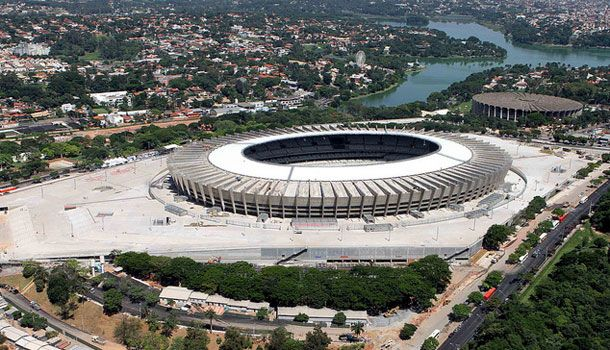
//> input picture img/mineirao.jpg, 610 x 350 px
$ ./smoothing   (built with g++ and OpenCV 4)
//> lines starting //> are read from the running program, lines starting //| are printed output that depends on the picture

#include "opencv2/imgproc.hpp"
#include "opencv2/imgcodecs.hpp"
#include "opencv2/highgui.hpp"

using namespace std;
using namespace cv;

int DELAY_CAPTION = 1500;
int DELAY_BLUR = 100;
int MAX_KERNEL_LENGTH = 31;

Mat src;
Mat dst;

char window_name[] = "Smoothing Demo";
int display_caption( const char* caption );
int display_dst( int delay );


int main( void ){
    namedWindow( window_name, WINDOW_AUTOSIZE );
    src = imread( "img/mineirao.jpg", IMREAD_COLOR );
//> src is the input picture: 350 rows x 610 cols, CV_8UC3; mean B, G, R 107.8, 112.9, 112
    if( display_caption( "Imagem" ) != 0 ) { return 0; }
    dst = src.clone();
    if( display_dst( DELAY_CAPTION ) != 0 ) { return 0; }
    if( display_caption( "Homogeneous Blur" ) != 0 ) { return 0; }
    for ( int i = 1; i < MAX_KERNEL_LENGTH; i = i + 2 ){
        blur( src, dst, Size( i, i ), Point(-1,-1) );
    if( display_dst( DELAY_BLUR ) != 0 ) { return 0; } }
//> this loop made 15 passes
//> pass 2, `blur( src, dst, Size( i, i ), Point(-1,-1) );`:
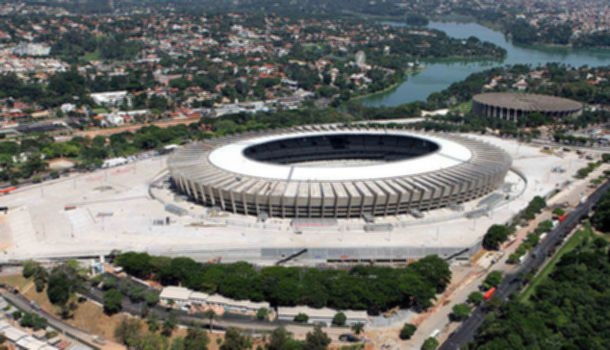
//> dst: 350 rows x 610 cols, CV_8UC3; mean B, G, R 107.8, 112.9, 112
//> pass 3, `blur( src, dst, Size( i, i ), Point(-1,-1) );`:
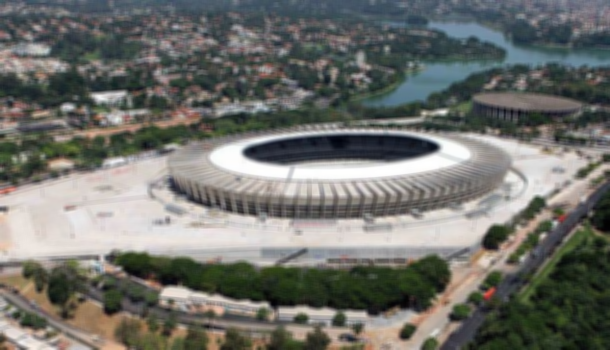
//> dst: 350 rows x 610 cols, CV_8UC3; mean B, G, R 107.8, 112.9, 112
//> after the loop:
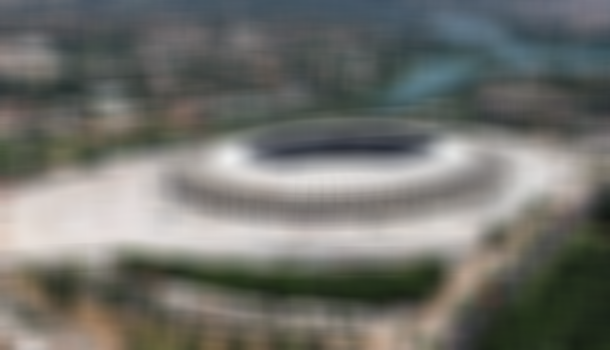
//> dst: 350 rows x 610 cols, CV_8UC3; mean B, G, R 107.8, 112.9, 112
    if( display_caption( "Gaussian Blur" ) != 0 ) { return 0; }
    for ( int i = 1; i < MAX_KERNEL_LENGTH; i = i + 2 ){
        GaussianBlur( src, dst, Size( i, i ), 0, 0 );
    if( display_dst( DELAY_BLUR ) != 0 ) { return 0; } }
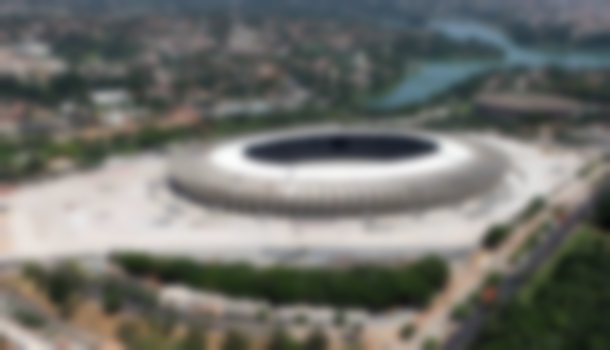
//> dst: 350 rows x 610 cols, CV_8UC3; mean B, G, R 107.8, 112.9, 112
    if( display_caption( "Median Blur" ) != 0 ) { return 0; }
    for ( int i = 1; i < MAX_KERNEL_LENGTH; i = i + 2 ){
        medianBlur ( src, dst, i );
    if( display_dst( DELAY_BLUR ) != 0 ) { return 0; } }
//> this loop made 15 passes
//> pass 3, `medianBlur ( src, dst, i );`:
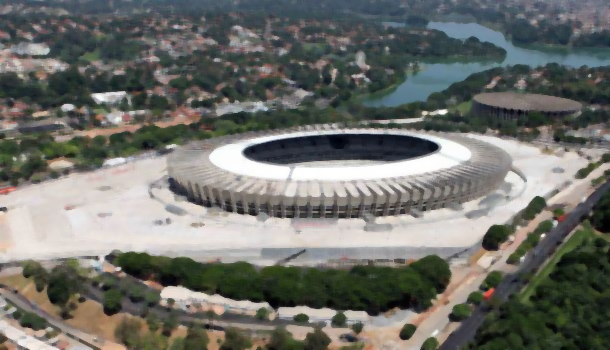
//> dst: 350 rows x 610 cols, CV_8UC3; mean B, G, R 107.2, 112.5, 111.4
//> after the loop:
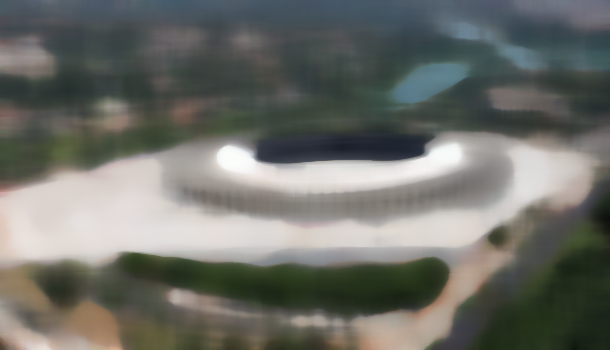
//> dst: 350 rows x 610 cols, CV_8UC3; mean B, G, R 104.9, 110.8, 109.1
    if( display_caption( "Bilateral Blur" ) != 0 ) { return 0; }
    for ( int i = 1; i < MAX_KERNEL_LENGTH; i = i + 2 ){
        bilateralFilter ( src, dst, i, i*2, i/2 );
    if( display_dst( DELAY_BLUR ) != 0 ) { return 0; } }
    display_caption( "Aperte uma tecla para encerrar!" );
    waitKey(0);
    return 0;
}


int display_caption( const char* caption ){
    dst = Mat::zeros( src.size(), src.type() );
    putText( dst, caption,
    Point( src.cols/4, src.rows/2),
    FONT_HERSHEY_COMPLEX, 1, Scalar(255, 255, 255) );
    imshow( window_name, dst );
    int c = waitKey( DELAY_CAPTION );
    if( c >= 0 ) { return -1; }
    return 0;
}


int display_dst( int delay ){
    imshow( window_name, dst );
    int c = waitKey ( delay );
    if( c >= 0 ) { return -1; }
    return 0;
}

$ run again, with img/baloes.jpg copied over img/mineirao.jpg
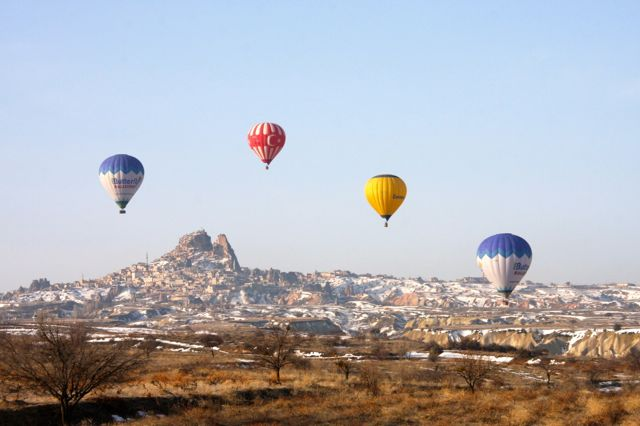
//> input picture img/baloes.jpg, 640 x 426 px
//> src is the input picture: 426 rows x 640 cols, CV_8UC3; mean B, G, R 182.1, 176.5, 176.5
//> after the loop `for ( int i = 1; i < MAX_KERNEL_LENGTH; i = i + 2 )`:
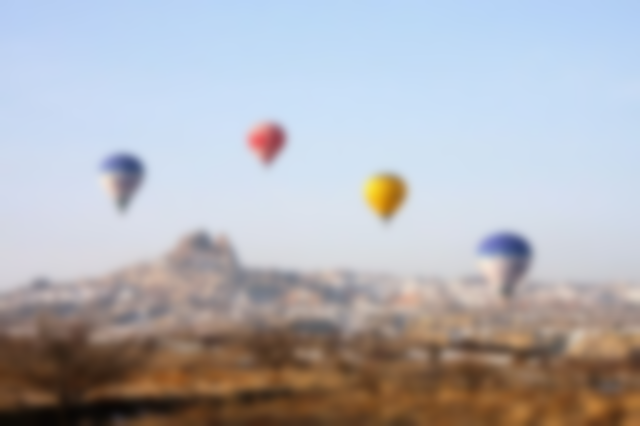
//> dst: 426 rows x 640 cols, CV_8UC3; mean B, G, R 182.1, 176.5, 176.5
//> after the loop `for ( int i = 1; i < MAX_KERNEL_LENGTH; i = i + 2 )`:
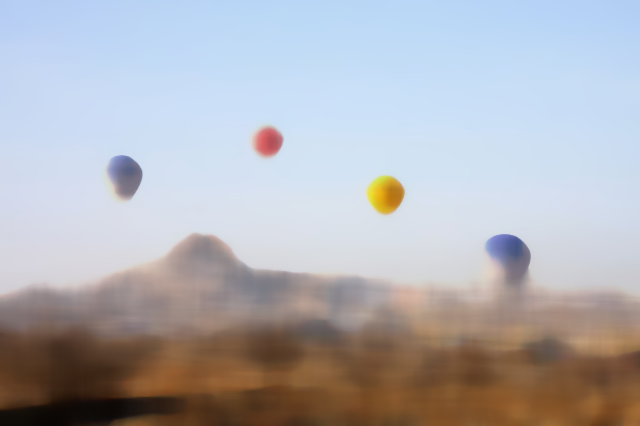
//> dst: 426 rows x 640 cols, CV_8UC3; mean B, G, R 181.8, 176.3, 176.4

$ run again, with img/flavio.jpg copied over img/mineirao.jpg
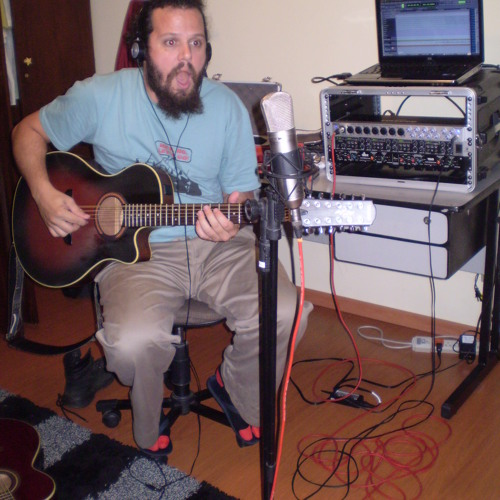
//> input picture img/flavio.jpg, 500 x 500 px
//> src is the input picture: 500 rows x 500 cols, CV_8UC3; mean B, G, R 94.5, 91.3, 111.9
//> after the loop `for ( int i = 1; i < MAX_KERNEL_LENGTH; i = i + 2 )`:
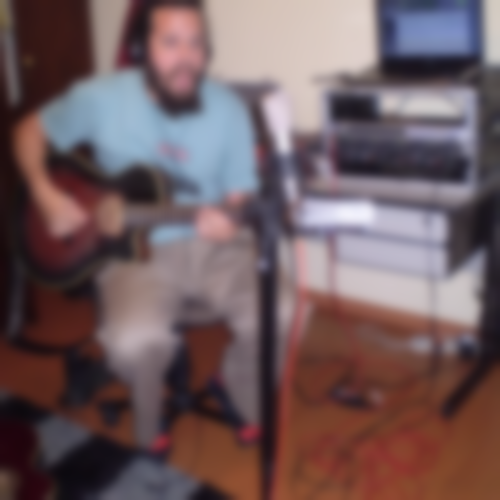
//> dst: 500 rows x 500 cols, CV_8UC3; mean B, G, R 94.5, 91.3, 111.9
//> after the loop `for ( int i = 1; i < MAX_KERNEL_LENGTH; i = i + 2 )`:
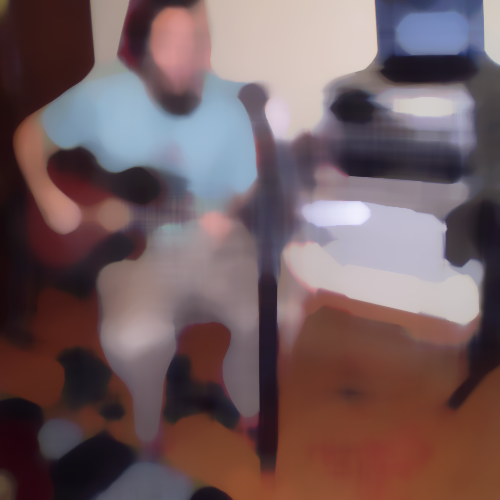
//> dst: 500 rows x 500 cols, CV_8UC3; mean B, G, R 94.3, 91.8, 113.1
